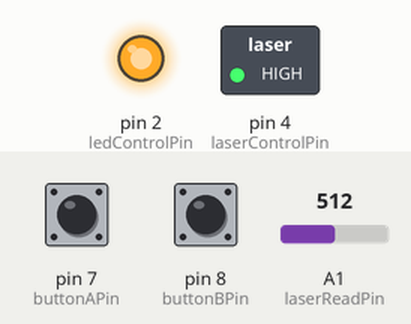
The sketch below on a simulated Arduino Uno, built with avr-gcc and run on an emulated ATmega328P. Shown: switched loads named in the sketch (green lamp = pin HIGH), output pins drawn as LEDs (lit = HIGH). The test bench sets the inputs (shaded band); at power-on: pin 7 (buttonAPin) LOW, pin 8 (buttonBPin) HIGH, A1 (laserReadPin) = 512. What the sketch prints to the serial monitor is not drawn.

Above: at 0.1 s.
Timing chart, 0 to 1.6 s (numbered marks = the images above):
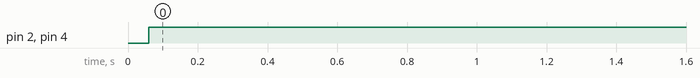

The sketch:

TitrationMonitor2.ino
```cpp
/*

  Titration Monitor.ino

  Program for monitoring progress of volumetric titrations using Arduino Uno.

  By: Steven King and Freddie Thompson, 2018
  University of Tennessee, CHEM 459
  Dr. Frank Vogt, Instructor

*/

#define ledControlPin 2
#define laserControlPin 4
#define laserReadPin A1
#define ledReadPin 3
#define buttonAPin 7
#define buttonBPin 8

//    Will need 3-4 more digital pins if using programmable operational amplifier

int dropCount = 0;
float volume_initial = 0;
float volume_final = 0;

void setup(){

  Serial.begin(9600);

  Serial.println("INITIALIZING...");

  pinMode(ledControlPin,OUTPUT);
  pinMode(laserControlPin,OUTPUT);
  pinMode(laserReadPin,INPUT);
  pinMode(ledReadPin,INPUT);

  digitalWrite(ledControlPin,LOW);
  digitalWrite(laserControlPin,LOW);

  Serial.println("Calibrate dark current, place barrier between laser and associated sensor.");
  Serial.println("Press button 2 to continue.");

  digitalWrite(laserControlPin,HIGH);
  digitalWrite(ledControlPin,HIGH);

  while(digitalRead(buttonBPin)==LOW){}

  float absDark = absorbanceRead();
  delay(250);

  Serial.println("Calibrate P_0, remove barrier between laser and associated sensor.");
  Serial.println("Press button 2 to continue");

  while(digitalRead(buttonBPin)==LOW){}

  float absMax = absorbanceRead();
  delay(250);

  Serial.println("Calibration complete!");
  delay(1000);

  /*

  Serial.println("Enter inital volume from buret in serial input...");

  while(Serial.available()==0){}
  volume_intial = Serial.read();

  */

  Serial.println("Press button 1 to begin titration.");

  while(digitalRead(buttonAPin)==LOW){}

  Serial.println("Starting titration, press button 2 to end.");

}

void loop(){

  while(digitalRead(buttonBPin==LOW)){

    if(digitalRead(ledReadPin)==LOW){

      dropCount++;

      float absorbance = absorbanceRead();

      Serial.print(dropCount);
      Serial.print(" : ");
      Serial.println(absorbance);

    }

  }

  Serial.println("Titration complete!");
  delay(1000);

/*

  Serial.println("Enter final volume from buret in serial input.");

  while(Serial.available()==0){}
  volume_final = Serial.read();

*/

  while(1){};

}
```

functions2.ino
```cpp
float absorbanceRead(){

  int absSumSignal = 0;

  for(int i=0; i<=19; i++){

    absSumSignal = absSumSignal + analogRead(laserReadPin);
    delay(1);

  }

  float absMean = absSumSignal / 20.0;

  return(absMean);

}
```

Measured:
- by itself, pin 2 (ledControlPin), pin 4 (laserControlPin): LOW → HIGH at 0.06 s
